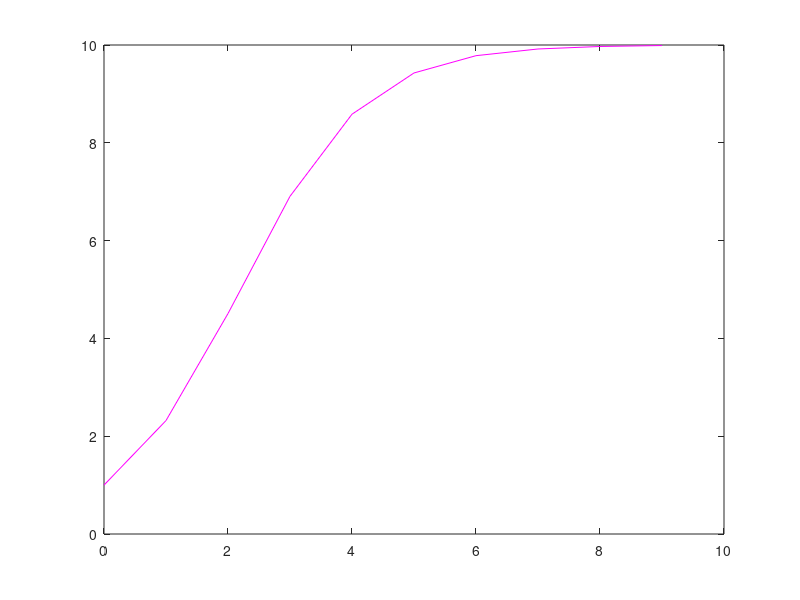

Recreate this plot in MATLAB. (Note: this script raises an error after producing the figure.)
%% Worksheet 1
% a) Use matlab to plot the function p(t) in a graph.

dt = 1;
t_end = 9;
t = 0:dt:t_end;
p = 10./(1+9.*exp(-t));

plot(t,p,'m-')
hold on
%% b)
%1)
diff_func = @(p)(1-(p/10))*p;
y0 = 1;
y = Euler(diff_func,y0,dt,t_end);

plot(t,y,'r-')
%2)
y = Heun(diff_func,y0,dt,t_end);
plot(t,y,'g-')

%3)

y = RungeKutta(diff_func,y0,dt,t_end)

plot(t,y,'b-')
